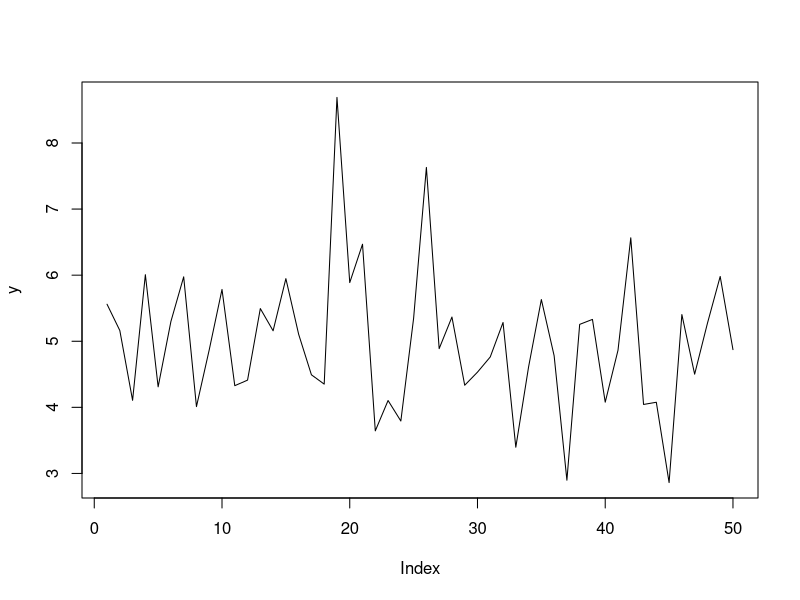
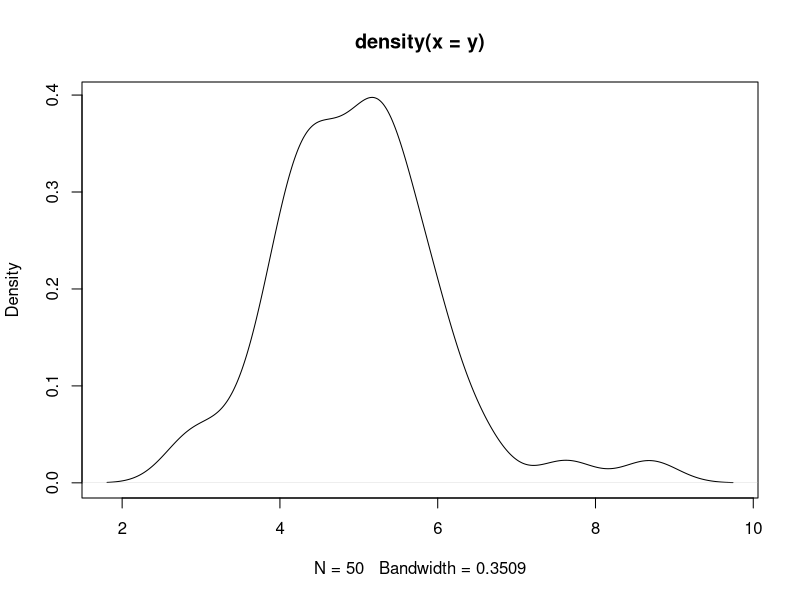

Write the R code that produced these figures, in order. (Note: this script raises an error after producing the figures.)
#####################################################################
#
#  The program implements Algorithm 3 for the student-t data model, which is a
#  full Gibbs sampling algorithm for the augmented model that represents
#  the Student-t variables as an infinite mixture of normals, where the mixing is
#  according to an IG distribution. The model here uses the 'standard' 
#  noninformative prior proporitonal to 1/sigma
#
#  Code written by Catherine Forbes (let me know if you spot any errors!)
#
#######################################################################

# Generate some iid data y = mu + sig*eps where eps is standardised student-t(5)
set.seed(23395710)

mutrue <- 5
sigtrue <- 1
psitrue <- 5
lam<-sqrt((psitrue-2)/psitrue)
nobs<-50 
eps<-rt(n=nobs,df=psitrue)*lam
y<-mutrue+sigtrue*eps

# take a look at the data just generated
par(mfrow=c(1,1))
plot(y,type="l")
plot(density(y))


# set up all functions needed for Algorithm 3

mu_fc.f = function(sig_in, w_in, y_in, psi_in){
  
  # this function generates from the full conditional of mu
  # see notes slide 52
  
  denom = sum(1/(w_in)^2)
  # (FIXED HERE)
  mean_mu = sum(y_in/w_in^2)/denom
  sd_mu = sig_in*sqrt(((psi_in-2)/psi_in)/denom)
  out = rnorm(1,mean=mean_mu,sd=sd_mu) #mu draw
  
  return(out)
  
}


sig_fc.f = function(mu_in, w_in, y_in, psi_in){
  
  # this function generates from the full conditional of mu
  # see notes slide 52
  
  T = length(y_in)
  sse = sum(((y_in - mu_in)/w_in)^2)
  sighatsq = psi_in*sse/(T*(psi_in - 2))
 
  out = 1/sqrt(rgamma(1,shape=(T/2),rate=(T*sighatsq/2)))
  
  return(out)
  
}


wblock_fc.f = function(mu_in, sig_in, y_in, psi_in){
  
  # this function generates from the "blocked" full conditional of 
  # the T-dimensional vector w
  # see notes slide 53
  
  T = length(y_in)
  
  # set rate vector (FIXED HERE)
  sighatsq_vec = psi_in*(1 + (((y_in - mu_in)/sig_in)^2)/(psi_in - 2))/(psi_in + 1)
  
  # note (FIXED HERE)
  v_param = psi_in+1
  out = 1/sqrt(rgamma(T,shape=(v_param/2),rate=(v_param*sighatsq_vec/2)))
  
  return(out)
  
}

### Algorithm 3 (Augmented Gibbs Sampler)

# define number of desired iterations
B = 100 # burn-in draws
NG = 1000 # retained draws

# fix psi to its true value
psi = psitrue

# set up storage for MCMC draws

AGibbs = matrix(c(0),nrow=(B+NG),ncol=nobs+2)

# initialise MCMC
AGibbs[1,] = c(mean(y),sd(y),rep(1,nobs))

# run the augmented Gibbs scheme!
for(iter in 2:(B+NG)){
  # sample mu
  AGibbs[iter,1] = mu_fc.f(AGibbs[(iter-1),2], AGibbs[(iter-1),3:(nobs+2)], y, psi)
  
  # sample sigma
  AGibbs[iter,2] = sig_fc.f(AGibbs[iter,1], AGibbs[(iter-1),3:(nobs+2)], y, psi)

  AGibbs[iter,3:(nobs+2)] = wblock_fc.f(AGibbs[iter,1], AGibbs[iter,2], y, psi)
}

## GGPLOT

mu_draws <- AGibbs[,1]
sigma_draws <- AGibbs[,2]
draw.num <- c(1:nrow(AGibbs))

plot1 <- ggplot(data.frame(mu_draws,sigma_draws,draw.num),aes(x=draw.num,y=mu_draws))+geom_line(color="red")+labs(y=expression(paste(mu, " iterates")),x="Iterations")+ggtitle("Iterates from Algorithm 3 for Student t data problem")+geom_vline(xintercept=B,colour="green")
plot2 <- ggplot(data.frame(mu_draws,sigma_draws,draw.num),aes(x=draw.num,y=sigma_draws))+geom_line(color="blue")+labs(x="Iteratations",y=expression(paste(sigma, " iterates")))+geom_vline(xintercept=B,colour="green")

savepdf("Algorithm_3")
grid.arrange(plot1,plot2)
dev.off()

